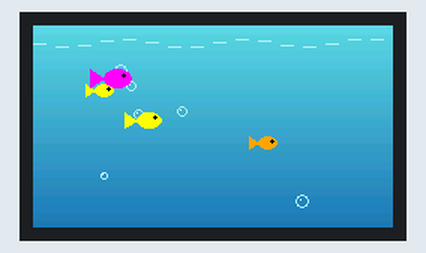
Simulated run of this sketch. Board: ESP32. Parts: 240×135 colour display. Random numbers use the default seed unless the sketch sets one.

Above: at 0.46 s.
At 2.75 s:
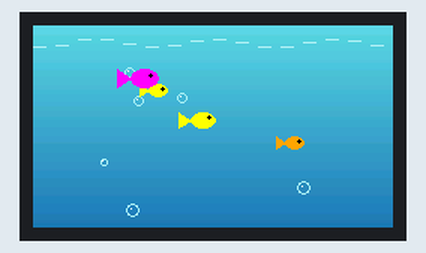
At 5.04 s:
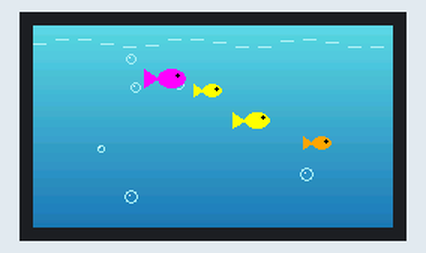
At 9.62 s:
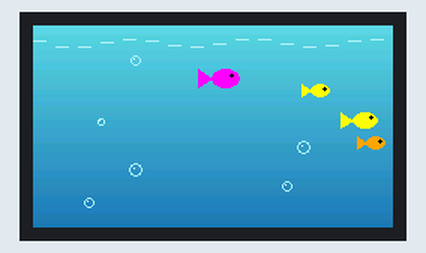
At 20.32 s:
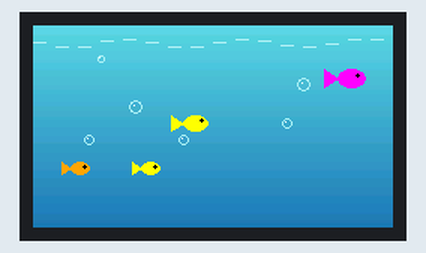
At 35.83 s:
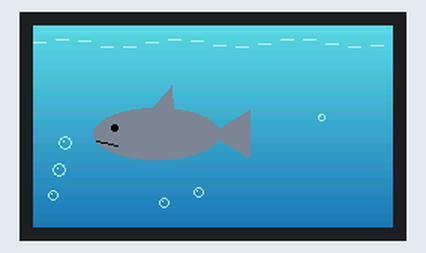

The sketch:

ocean_generative_art.ino
```cpp
#include <TFT_eSPI.h>
#include <SPI.h>
#include <math.h>

TFT_eSPI tft = TFT_eSPI();
TFT_eSprite spr = TFT_eSprite(&tft);

int W, H;
int waveMovement = 0;


// ----------------------------------------------------
// FISH
// ----------------------------------------------------

const int NUM_FISH = 4;

int fishX[NUM_FISH];
int fishY[NUM_FISH];
int fishSize[NUM_FISH];
int fishSpeed[NUM_FISH];
int fishDir[NUM_FISH];        // 1 = swimming right, -1 = swimming left
bool fishActive[NUM_FISH];
uint16_t fishColor[NUM_FISH];

uint16_t palette[] = {
  0xFD20,   // orange
  0xFFE0,   // yellow
  0xF81F,   // pink
  0xFA60,   // coral
  0xAFE5    // light green
};


// ----------------------------------------------------
// SHARK
// ----------------------------------------------------

int sharkX = 0;
int sharkSpeed = 2;
bool sharkActive = false;
int calmTimer = 0;


// ----------------------------------------------------
// BUBBLES
// ----------------------------------------------------

const int NUM_BUBBLES = 6;

int bubbleX[NUM_BUBBLES];
int bubbleY[NUM_BUBBLES];
int bubbleSize[NUM_BUBBLES] = { 3, 4, 2, 3, 4, 3};


// ----------------------------------------------------
// SETUP
// ----------------------------------------------------

void setup() {

  tft.init();
  tft.setRotation(1);

  W = tft.width();
  H = tft.height();

  spr.setColorDepth(16);

  if (spr.createSprite(W, H) == nullptr) {
    tft.fillScreen(TFT_RED);   // not enough memory for the buffer
    while (true) {}
  }

  randomSeed(analogRead(0));

  for (int i = 0; i < NUM_FISH; i++) {
    resetFish(i, true);
  }

  for (int i = 0; i < NUM_BUBBLES; i++) {
    bubbleX[i] = random(10, W - 10);
    bubbleY[i] = random(30, H - 5);
  }
}


// ----------------------------------------------------
// LOOP
// ----------------------------------------------------

void loop() {

  drawOcean();
  drawBubbles();
  drawFish();
  drawShark();

  spr.pushSprite(0, 0);

  waveMovement++;

  delay(30);
}


// ----------------------------------------------------
// OCEAN (smooth ombre + waves at top)
// ----------------------------------------------------

void drawOcean() {

  // top color and bottom color, everything between is blended
  int r1 = 90,  g1 = 215, b1 = 225;
  int r2 = 30,  g2 = 120, b2 = 180;

  for (int y = 0; y < H; y++) {

    int r = r1 + (r2 - r1) * y / (H - 1);
    int g = g1 + (g2 - g1) * y / (H - 1);
    int b = b1 + (b2 - b1) * y / (H - 1);

    spr.drawFastHLine(0, y, W, spr.color565(r, g, b));
  }

  // waves
  uint16_t waveColor = spr.color565(180, 240, 245);

  for (int x = 0; x < W; x += 15) {

    int y = 12 + sin((x + waveMovement) * 0.08) * 3;

    spr.drawLine(x, y, x + 8, y, waveColor);
  }
}


// ----------------------------------------------------
// BUBBLES
// ----------------------------------------------------

void drawBubbles() {

  uint16_t bubbleColor = spr.color565(170, 240, 245);

  for (int i = 0; i < NUM_BUBBLES; i++) {

    // float up slowly
    if (waveMovement % 2 == 0) {
      bubbleY[i] -= 1;
    }

    // start over at the bottom
    if (bubbleY[i] < 22) {
      bubbleY[i] = H - random(5, 20);
      bubbleX[i] = random(10, W - 10);
    }

    // tiny side to side sway
    int x = bubbleX[i] + sin(bubbleY[i] * 0.15) * 2;

    spr.drawCircle(x, bubbleY[i], bubbleSize[i], bubbleColor);
    spr.drawPixel(x - 1, bubbleY[i] - 1, TFT_WHITE);
  }
}


// ----------------------------------------------------
// FISH
// ----------------------------------------------------

void resetFish(int i, bool startOnScreen) {

  fishSize[i]   = random(6, 13);
  fishSpeed[i]  = random(1, 3);
  fishY[i]      = random(28, H - 30);
  fishColor[i]  = palette[random(0, 5)];
  fishDir[i]    = 1;
  fishActive[i] = true;

  if (startOnScreen) {
    fishX[i] = random(10, W - 60);
  } else {
    fishX[i] = random(-70, -15);
  }
}


void drawFish() {

  for (int i = 0; i < NUM_FISH; i++) {

    if (!fishActive[i]) continue;

    // turn around when the shark gets close
    if (sharkActive && fishDir[i] == 1 && (sharkX - 42 - fishX[i]) < 70) {
      fishDir[i] = -1;
    }

    // move
    if (fishDir[i] == 1) {

      fishX[i] += fishSpeed[i];

      // wrap around, but only when no shark is around
      if (!sharkActive && fishX[i] > W + 20) {
        fishX[i] = -20;
        fishY[i] = random(28, H - 30);
      }

    } else {

      // swim away faster than the shark
      fishX[i] -= fishSpeed[i] + 2;

      if (fishX[i] < -30) {
        fishActive[i] = false;
        continue;
      }
    }

    int x = fishX[i];
    int y = fishY[i];
    int s = fishSize[i];
    int d = fishDir[i];

    // body
    spr.fillEllipse(x, y, s, s * 2 / 3, fishColor[i]);

    // tail (always on the back end)
    spr.fillTriangle(
      x - d * s,       y,
      x - d * s * 2,   y - s * 2 / 3,
      x - d * s * 2,   y + s * 2 / 3,
      fishColor[i]
    );

    // eye (front end)
    spr.fillCircle(x + d * s / 2, y - s / 4, 1, TFT_BLACK);
  }
}


// ----------------------------------------------------
// SHARK (swims right to left)
// ----------------------------------------------------

void drawShark() {

  // wait a bit, then send the shark in
  if (!sharkActive) {

    calmTimer++;

    if (calmTimer > 150) {
      sharkActive = true;
      sharkX = W + 100;
    }
    return;
  }

  sharkX -= sharkSpeed;

  int y = H / 2 + 5;
  uint16_t sharkColor = spr.color565(120, 135, 150);

  // body
  spr.fillEllipse(sharkX, y, 42, 17, sharkColor);

  // tail (on the right, since the shark faces left)
  spr.fillTriangle(
    sharkX + 36, y,
    sharkX + 62, y - 16,
    sharkX + 62, y + 16,
    sharkColor
  );

  // fin
  spr.fillTriangle(
    sharkX - 5,  y - 15,
    sharkX + 12, y - 15,
    sharkX + 10, y - 32,
    sharkColor
  );

  // eye
  spr.fillCircle(sharkX - 28, y - 4, 2, TFT_BLACK);

  // mouth
  spr.drawLine(sharkX - 40, y + 5, sharkX - 26, y + 8, TFT_BLACK);

  // shark is gone, bring the fish back
  if (sharkX < -80) {

    sharkActive = false;
    calmTimer = 0;

    for (int i = 0; i < NUM_FISH; i++) {
      resetFish(i, false);
    }
  }
}
```
